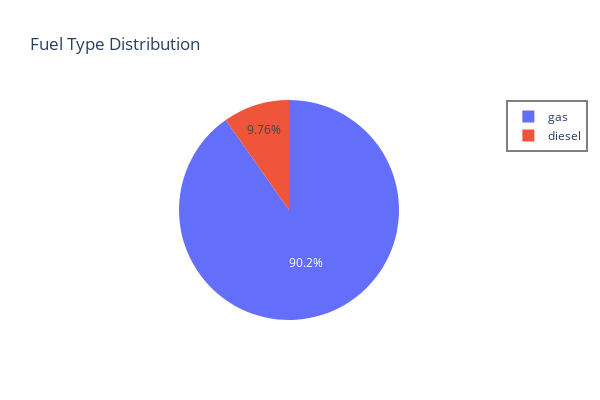

The code cell stored with this chart in its notebook:
### Code cell
import plotly.express as px

# Assuming you have a DataFrame named df with a 'fueltype' column
fig = px.pie(df_stage1, names='fueltype', title='Fuel Type Distribution')
fig.update_layout(width=600, height=400, legend=dict(
        bgcolor='white',         # Background color of legend
        bordercolor='grey',     # Border color
        borderwidth=2            # Border thickness (in pixels)
    ))

fig.show()

### Figure 1 — Plotly figure (JSON) as saved in the notebook; plotly's stock layout.template omitted (floating-point values rounded to 4 significant figures; data arrays with more than 128 entries replaced by an {"elided": "..."} marker saying what was removed)
{"data": [{"domain": {"x": [0, 1], "y": [0, 1]}, "hovertemplate": "fueltype=%{label}<extra></extra>", "labels": {"elided": "205 str values"}, "legendgroup": "", "name": "", "showlegend": true, "type": "pie"}], "layout": {"height": 400, "legend": {"bgcolor": "white", "bordercolor": "grey", "borderwidth": 2, "tracegroupgap": 0}, "title": {"text": "Fuel Type Distribution"}, "width": 600}}
